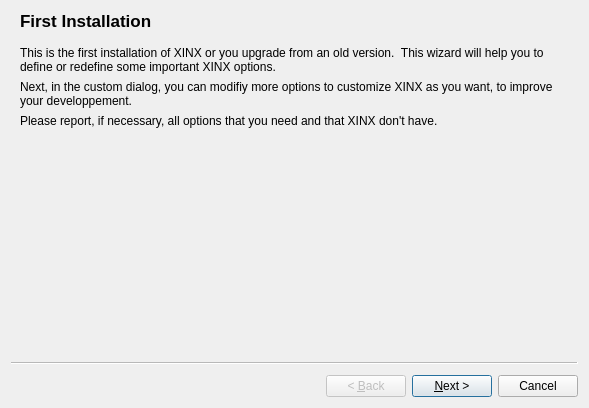
<?xml version="1.0" encoding="UTF-8"?>
<ui version="4.0">
 <class>NewVersionWizard</class>
 <widget class="QWizard" name="NewVersionWizard">
  <property name="geometry">
   <rect>
    <x>0</x>
    <y>0</y>
    <width>589</width>
    <height>408</height>
   </rect>
  </property>
  <property name="windowTitle">
   <string>Welcom in XINX</string>
  </property>
  <widget class="QWizardPage" name="welcomPage">
   <property name="title">
    <string>First Installation</string>
   </property>
   <property name="subTitle">
    <string/>
   </property>
   <layout class="QGridLayout" name="gridLayout">
    <item row="0" column="0">
     <widget class="QLabel" name="label">
      <property name="text">
       <string>This is the first installation of XINX or you upgrade from an old version.  This wizard will help you to define or redefine some important XINX options.</string>
      </property>
      <property name="wordWrap">
       <bool>true</bool>
      </property>
     </widget>
    </item>
    <item row="1" column="0">
     <widget class="QLabel" name="label_2">
      <property name="text">
       <string>Next, in the custom dialog, you can modifiy more options to customize XINX as you want, to improve your developpement.</string>
      </property>
      <property name="wordWrap">
       <bool>true</bool>
      </property>
     </widget>
    </item>
    <item row="2" column="0">
     <widget class="QLabel" name="label_3">
      <property name="text">
       <string>Please report, if necessary, all options that you need and that XINX don't have.</string>
      </property>
      <property name="wordWrap">
       <bool>true</bool>
      </property>
     </widget>
    </item>
   </layout>
  </widget>
  <widget class="QWizardPage" name="applicationPage">
   <property name="title">
    <string>Global Application Settings</string>
   </property>
   <property name="subTitle">
    <string>In this page, we adjust global settings, used by the application for accesibility (as lang, or automatic task) or for the creation of new project</string>
   </property>
   <layout class="QFormLayout" name="formLayout">
    <property name="fieldGrowthPolicy">
     <enum>QFormLayout::AllNonFixedFieldsGrow</enum>
    </property>
    <item row="0" column="0">
     <widget class="QLabel" name="label_4">
      <property name="text">
       <string>&amp;Language :</string>
      </property>
      <property name="buddy">
       <cstring>m_langComboBox</cstring>
      </property>
     </widget>
    </item>
    <item row="0" column="1">
     <widget class="QComboBox" name="m_langComboBox">
      <property name="whatsThis">
       <string>&lt;p&gt;Langue in which &lt;b&gt;XINX&lt;/b&gt; must be used.&lt;/p&gt;
&lt;p&gt;&lt;i&gt;Modification take effect at restart.&lt;/i&gt;&lt;/p&gt;</string>
      </property>
      <item>
       <property name="text">
        <string>(en) English</string>
       </property>
       <property name="icon">
        <iconset resource="../application.qrc">
         <normaloff>:/images/usa.png</normaloff>:/images/usa.png</iconset>
       </property>
      </item>
      <item>
       <property name="text">
        <string>(fr_FR) French</string>
       </property>
       <property name="icon">
        <iconset resource="../application.qrc">
         <normaloff>:/images/france.png</normaloff>:/images/france.png</iconset>
       </property>
      </item>
     </widget>
    </item>
    <item row="1" column="1">
     <widget class="QCheckBox" name="checkBox">
      <property name="text">
       <string>Auto refresh directory dock</string>
      </property>
     </widget>
    </item>
    <item row="2" column="1">
     <widget class="QCheckBox" name="m_openLastProjectCheckBox">
      <property name="whatsThis">
       <string>Open the last opened project (&lt;i&gt;if any, it's the opened project when &lt;b&gt;XINX&lt;/b&gt; is closed&lt;/i&gt;), when &lt;b&gt;XINX&lt;/b&gt; is started.</string>
      </property>
      <property name="text">
       <string>&amp;Open the last project at start</string>
      </property>
     </widget>
    </item>
    <item row="3" column="0">
     <widget class="QLabel" name="label_5">
      <property name="text">
       <string>Default open &amp;project directory :</string>
      </property>
      <property name="buddy">
       <cstring>m_projectPathLineEdit</cstring>
      </property>
     </widget>
    </item>
    <item row="3" column="1">
     <widget class="DirectoryEditWidget" name="m_projectPathLineEdit" native="true">
      <property name="focusPolicy">
       <enum>Qt::TabFocus</enum>
      </property>
      <property name="whatsThis">
       <string>&lt;p&gt;This the path where the save dialog must be opened when you create a new project.&lt;/p&gt;
&lt;p&gt;&lt;i&gt;As the author set the project path to the Application Server path, this path is now the project path. You can safely use another path, but in &lt;i&gt;New Project Wizard&lt;/i&gt;, the Application Server path would be wrong.&lt;/i&gt;&lt;/p&gt;</string>
      </property>
     </widget>
    </item>
    <item row="4" column="1">
     <widget class="QComboBox" name="m_encodingComboBox">
      <property name="whatsThis">
       <string>&lt;p&gt;Choose the default text encoding, when the text encoding can't be found.

&lt;i&gt;Some editor, can redefined the text encoding (ie: XML and derivated editor). This encoding is used by editor as JavaScript and other&lt;/i&gt;&lt;/p&gt;</string>
      </property>
     </widget>
    </item>
    <item row="4" column="0">
     <widget class="QLabel" name="label_15">
      <property name="text">
       <string>Default text &amp;encoding :</string>
      </property>
      <property name="buddy">
       <cstring>m_encodingComboBox</cstring>
      </property>
     </widget>
    </item>
   </layout>
  </widget>
  <widget class="QWizardPage" name="editorPage">
   <property name="title">
    <string>Edtior Settings Page</string>
   </property>
   <property name="subTitle">
    <string>In this page we adjust settins used by the editor. In this page we can adjust effect, used to facilitate the edition (has show the current line, space, tabulation).</string>
   </property>
   <layout class="QVBoxLayout" name="verticalLayout">
    <item>
     <widget class="QCheckBox" name="m_popupWhenFileModifiedCheckBox">
      <property name="whatsThis">
       <string>&lt;p&gt;Alert user when the file is modified by an extern application. The user has the choice to open the new file (&lt;u&gt;and loose his change&lt;/u&gt;) or keep current file.&lt;/p&gt;</string>
      </property>
      <property name="text">
       <string>&amp;Popup when file modifed</string>
      </property>
     </widget>
    </item>
    <item>
     <widget class="QCheckBox" name="m_createBakCheckBox">
      <property name="whatsThis">
       <string>&lt;p&gt;Create a backup file before saving the file. The backup file is stored in the same directory that the original file. &lt;/p&gt;
&lt;p&gt;The backup is created by copy the modified file before he his saved.&lt;/p&gt;</string>
      </property>
      <property name="text">
       <string>&amp;Create backup file when saving (.bak)</string>
      </property>
     </widget>
    </item>
    <item>
     <widget class="QGroupBox" name="groupBox">
      <property name="title">
       <string>&amp;Graphics effect</string>
      </property>
      <layout class="QVBoxLayout" name="verticalLayout_2">
       <item>
        <widget class="QSlider" name="horizontalSlider">
         <property name="maximum">
          <number>3</number>
         </property>
         <property name="orientation">
          <enum>Qt::Horizontal</enum>
         </property>
         <property name="tickPosition">
          <enum>QSlider::TicksBothSides</enum>
         </property>
        </widget>
       </item>
       <item>
        <widget class="QListWidget" name="listWidget">
         <item>
          <property name="text">
           <string>Show tabulation and space in the editor</string>
          </property>
          <property name="checkState">
           <enum>Unchecked</enum>
          </property>
         </item>
         <item>
          <property name="text">
           <string>Show current line</string>
          </property>
          <property name="checkState">
           <enum>Unchecked</enum>
          </property>
         </item>
         <item>
          <property name="text">
           <string>Auto highlight same word</string>
          </property>
          <property name="checkState">
           <enum>Unchecked</enum>
          </property>
         </item>
        </widget>
       </item>
      </layout>
     </widget>
    </item>
   </layout>
  </widget>
  <widget class="QWizardPage" name="toolsPage">
   <property name="title">
    <string>Tools Settings Page</string>
   </property>
   <property name="subTitle">
    <string>In this page you can define path to tools that can be use by XINX.</string>
   </property>
   <layout class="QGridLayout" name="gridLayout_3">
    <item row="0" column="0">
     <widget class="QTableView" name="m_toolsTable">
      <property name="whatsThis">
       <string>&lt;p&gt;List of tools used by &lt;b&gt;XINX&lt;/b&gt; and all plugins. Tools are external application called by this application.&lt;/p&gt;
&lt;p&gt;If the tool can't be find, the text color will be &lt;span style=&quot;color:#ff0000;&quot;&gt;red&lt;/span&gt;.&lt;/p&gt;
&lt;p&gt;To edit a tool, double click (or presse F2) on the path of the tool.&lt;/p&gt;</string>
      </property>
      <property name="alternatingRowColors">
       <bool>true</bool>
      </property>
     </widget>
    </item>
   </layout>
  </widget>
  <widget class="QWizardPage" name="conclustionPage">
   <property name="title">
    <string>Conclusion</string>
   </property>
   <layout class="QGridLayout" name="gridLayout_2">
    <item row="0" column="0">
     <widget class="QLabel" name="label_6">
      <property name="text">
       <string>We have now customize XINX. You can adjsute XINX settings by opening the good &quot;Customize dialog&quot;. In the tools menu.</string>
      </property>
      <property name="wordWrap">
       <bool>true</bool>
      </property>
     </widget>
    </item>
    <item row="1" column="0">
     <widget class="QLabel" name="label_7">
      <property name="text">
       <string>Have fun with XINX.</string>
      </property>
     </widget>
    </item>
    <item row="2" column="0">
     <widget class="QCheckBox" name="checkBox_2">
      <property name="text">
       <string>&amp;Open the customize dialog page to made more settings.</string>
      </property>
     </widget>
    </item>
   </layout>
  </widget>
 </widget>
 <customwidgets>
  <customwidget>
   <class>DirectoryEditWidget</class>
   <extends>QWidget</extends>
   <header>directoryedit.h</header>
   <container>1</container>
  </customwidget>
 </customwidgets>
 <resources>
  <include location="../application.qrc"/>
 </resources>
 <connections/>
</ui>
